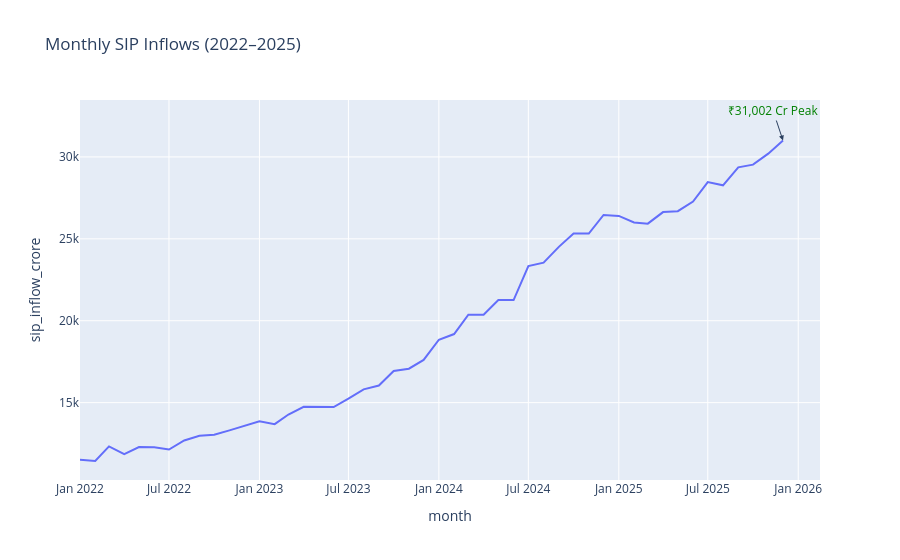

Notebook cell for this chart:
### Code cell
max_row = sip.loc[sip["sip_inflow_crore"].idxmax()]

fig.add_annotation(
    x=max_row["month"],
    y=max_row["sip_inflow_crore"],
    text="₹31,002 Cr Peak",
    showarrow=True,
    arrowhead=2,
    font=dict(color="green")
)
fig.show()

### Figure 1 — Plotly figure (JSON) as saved in the notebook; plotly's stock layout.template omitted (floating-point values rounded to 4 significant figures)
{"data": [{"hovertemplate": "month=%{x}<br>sip_inflow_crore=%{y}<extra></extra>", "legendgroup": "", "line": {"color": "#636efa", "dash": "solid"}, "marker": {"symbol": "circle"}, "mode": "lines", "name": "", "orientation": "v", "showlegend": false, "type": "scatter", "x": ["2022-01", "2022-02", "2022-03", "2022-04", "2022-05", "2022-06", "2022-07", "2022-08", "2022-09", "2022-10", "2022-11", "2022-12", "2023-01", "2023-02", "2023-03", "2023-04", "2023-05", "2023-06", "2023-07", "2023-08", "2023-09", "2023-10", "2023-11", "2023-12", "2024-01", "2024-02", "2024-03", "2024-04", "2024-05", "2024-06", "2024-07", "2024-08", "2024-09", "2024-10", "2024-11", "2024-12", "2025-01", "2025-02", "2025-03", "2025-04", "2025-05", "2025-06", "2025-07", "2025-08", "2025-09", "2025-10", "2025-11", "2025-12"], "xaxis": "x", "y": [11517, 11438, 12328, 11863, 12286, 12276, 12140, 12694, 12976, 13040, 13306, 13573, 13856, 13687, 14276, 14749, 14749, 14734, 15245, 15814, 16042, 16928, 17073, 17610, 18838, 19187, 20371, 20371, 21262, 21262, 23332, 23547, 24509, 25323, 25320, 26459, 26400, 25999, 25926, 26632, 26688, 27274, 28464, 28265, 29361, 29529, 30200, 31002], "yaxis": "y"}], "layout": {"annotations": [{"arrowhead": 2, "font": {"color": "green"}, "showarrow": true, "text": "₹31,002 Cr Peak", "x": "2025-12", "y": 31002}], "legend": {"tracegroupgap": 0}, "title": {"text": "Monthly SIP Inflows (2022–2025)"}, "xaxis": {"anchor": "y", "domain": [0, 1], "title": {"text": "month"}}, "yaxis": {"anchor": "x", "domain": [0, 1], "title": {"text": "sip_inflow_crore"}}}}
